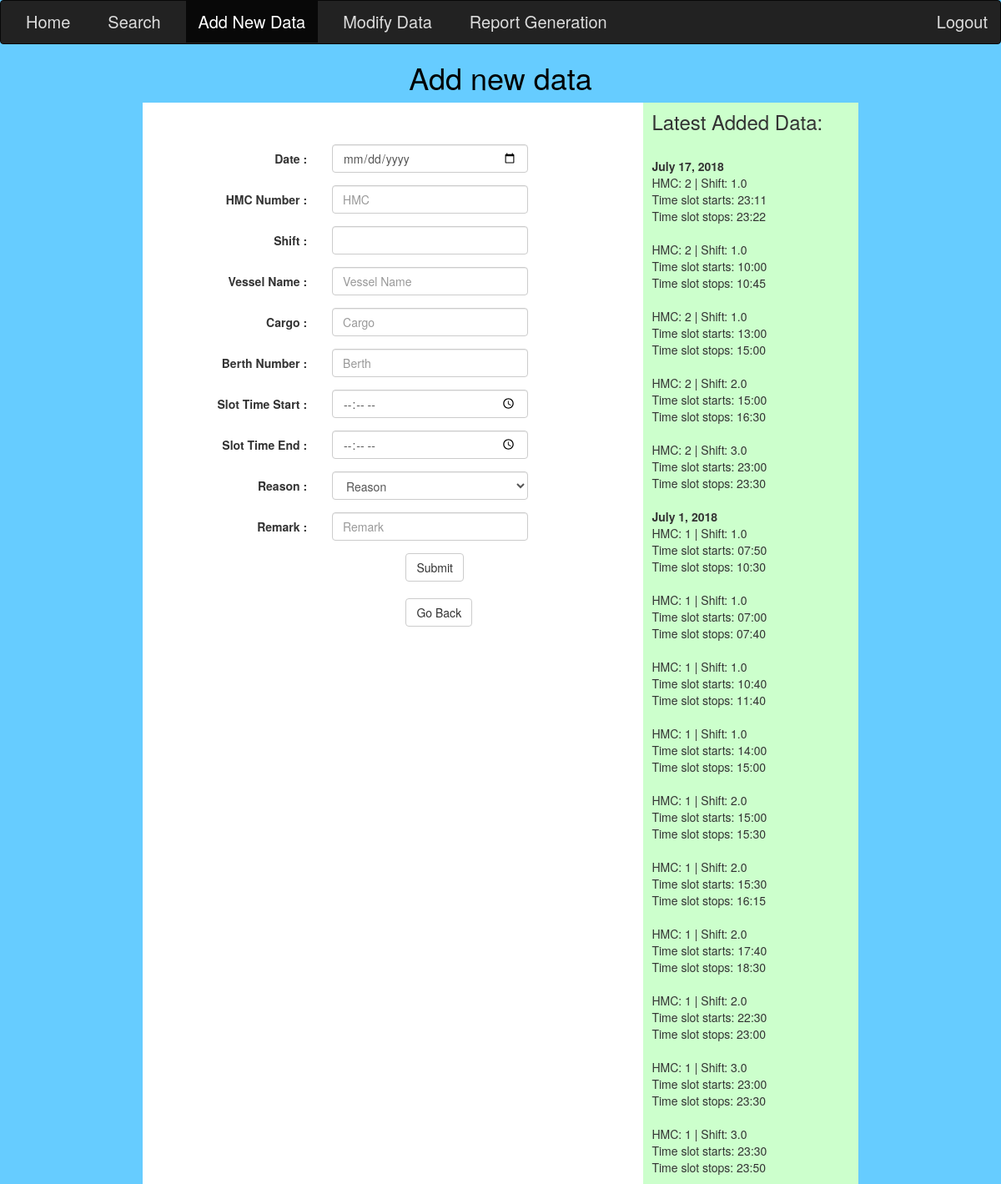
The app's page /main/add/ (signed in) with its own data.
### report/models.py (models this page shows, shortened)
class Date(models.Model):
    date = models.DateField('Date', null = True)

class Slot(models.Model):
    shift = models.ForeignKey(Shift, on_delete = models.CASCADE)
    time_slot_start = models.TimeField('Time of start')
    time_slot_stop = models.TimeField('Time of stop')
    reason = models.CharField(default ='NO', max_length = 10)
    remark = models.CharField(default ='Nothing', max_length = 200)
    def get_time_slot_start(self):
        return self.time_slot_start.strftime("%H:%M")
    def get_time_slot_stop(self):
        return self.time_slot_stop.strftime("%H:%M")

class Shift(models.Model):
    date = models.ForeignKey(Date, on_delete = models.CASCADE)
    hmc_number = models.IntegerField(default = 1)
    shift = models.FloatField(default = 1)
    diesel_start_percentage = models.FloatField(default = 100)
    diesel_end_percentage = models.FloatField(default = 0)
    diesel_start_hours = models.FloatField(default = 0)
    diesel_end_hours = models.FloatField(default = 0)
    total_tonnage_or_boxes = models.FloatField(default = 0)
    cycles = models.FloatField(default = 0)
    user =  models.ForeignKey(User , on_delete= models.CASCADE)
    shift_end_flag = models.IntegerField(default = 0) #if it is 0 then shift hasn't been ended

### report/views.py (the view)
# urls.py: path('add/', views.add, name = 'add'),
@login_required(login_url = '/account/login/')
def add(request):
    if request.user.has_perm('report.add_date'):
        form1 = DateForm(request.POST)
        form2 = ShiftForm(request.POST)
        form3 = VesselForm(request.POST)
        form4 = SlotForm(request.POST)
        if request.method == 'POST' :
            if  form1.is_valid() and form2.is_valid() and form3.is_valid() and form4.is_valid():
                date = form1.cleaned_data['date']
                hmc_number = form2.cleaned_data['hmc_number']
                shift = form2.cleaned_data['shift']
                vessel_name = form3.cleaned_data['vessel_name']
                vessel_cargo = form3.cleaned_data['vessel_cargo']
                berth_number = form3.cleaned_data['berth_number']
                time_slot_start = form4.cleaned_data['time_slot_start']
                time_slot_stop = form4.cleaned_data['time_slot_stop']
                reason = form4.cleaned_data['reason']
                remark = form4.cleaned_data['remark']
                if Date.objects.filter(date = date):       #if list is non empty it will proceed
                    date_data = Date.objects.filter(date = date)[0]
                else:
                    date_data = Date(
                        date = date
                        )
                    date_data.save()
                if Shift.objects.filter(date__date = date).filter(shift = shift).filter(hmc_number = hmc_number):
                    shift_data = Shift.objects.filter(date__date = date).filter(shift =shift).filter(hmc_number = hmc_number)[0]
                else:
                    shift_data = Shift(date = date_data, shift = shift, hmc_number = hmc_number, user = request.user)
                    shift_data.save()
                if shift_data.shift_end_flag == 0:
                    slot_data = Slot(shift = shift_data, time_slot_start = time_slot_start, time_slot_stop = time_slot_stop,
                    reason = reason, remark = remark)
                    slot_data.save()
                    vessel_data = Vessel(
                                    slot = slot_data,
                                    vessel_name = vessel_name,
                                    vessel_cargo = vessel_cargo,
                                    berth_number = berth_number
                                  )
                    vessel_data.save()
                    return render(request,'message.html',{'message':"Entry Saved!!!  **or Shift already existed"})
                else:
                    return render(request,'message.html',{'message':"Shift has already been ended.You can't add data again now."})
        else:
            form1 = DateForm()
            form2 = ShiftForm(initial ={'shift':1})
            form3 = VesselForm()
            form4 = SlotForm()
        dates = Date.objects.all().order_by('-date')[:2]
        return render(request, 'add.html', { 'form1': form1, 'form2': form2, 'form3': form3, 'form4': form4,'dates':dates})
    else:
        return render(request,'message.html',{'message':"You don't have permison to add data."})

### report/forms.py
class DateForm(forms.Form):
    date = forms.DateField(label = "Date", required = True)

class ShiftForm(forms.Form):
    hmc_number = forms.IntegerField(label = "HMC Number", required = True)
    shift = forms.IntegerField(label = "Shift Number", required = True)

### Templates/add.html (shortened to what this page needs)
<!DOCTYPE html>
<html>
{% load static %}
<head>
  <link rel="stylesheet" href="{% static "bootstrap.min.css" %}" >
</head>
<body>
<nav class="navbar navbar-inverse" style="font-size: 20px;">
  <div class="container-fluid">
    <ul  class="nav navbar-nav" style="margin-bottom: 0px; ">
      <li style="padding-right: 15px"  ><a href="{% url 'main' %}">Home</a></li>
       <li style="padding-right: 15px" > <a href="{% url 'search' %}">Search</a></li>
        <li style="padding-right: 15px" class="active"><a href="{% url 'add_options' %}">Add New Data</a></li>
        <li style="padding-right: 15px"><a href="{% url 'modify_options' %}">Modify Data</a></li>
        <li style="padding-right: 15px"><a href="{% url 'report_options' %}">Report Generation</a></li>
    </ul>
    <ul class="nav navbar-nav navbar-right">
      <li><a href="{% url 'logout' %}"><span class="glyphicon glyphicon-log-out"></span> Logout</a></li>
    </ul>
  </div>
</nav>
<h1 id="title">Add new data</h1>
  <div class="container1">
  <div></div>
 <div class="data">
 <form class="form-horizontal" action="/main/add/" , method="post" onsubmit="return confirmation();">
    <div id="form" style="padding: 50px;">
    <div class="form-group">
      <label class="control-label col-sm-4" for="email">Date :</label>
      <div class="col-sm-6">
        <input type="date" class="form-control" id="date" placeholder="Date" name="date" required>
      </div>
    </div>
    <div class="form-group">
      <label class="control-label col-sm-4" >HMC Number :</label>
      <div class="col-sm-6">
        <input type="number" class="form-control" id="hmc_number" placeholder="HMC" name="hmc_number" min="1" max="2" required>
      </div>
    </div>
    <div class="form-group">
      <label class="control-label col-sm-4" >Shift :</label>
      <div class="col-sm-6">
        <input type="number" class="form-control" id="shift"  name="shift" min="1" max="3"  required>
      </div>
    </div>
    <div class="form-group">
      <label class="control-label col-sm-4" >Vessel Name :</label>
      <div class="col-sm-6">
        <input type="text" class="form-control" id="vessel_name" placeholder="Vessel Name" name="vessel_name"  required>
      </div>
    </div>
    <div class="form-group">
      <label class="control-label col-sm-4" >Cargo :</label>
      <div class="col-sm-6">
        <input type="text" class="form-control" id="vessel_cargo" placeholder="Cargo" name="vessel_cargo"  required>
      </div>
    </div>
    <div class="form-group">
      <label class="control-label col-sm-4" >Berth Number : </label>
      <div class="col-sm-6">
        <input type="number" class="form-control" id="berth_number" placeholder="Berth" name="berth_number"  min="1" max="11"  required>
      </div>
    </div>
    <div class="form-group">
        <label class="control-label col-sm-4" > Slot Time Start :</label>
        <div class="col-sm-6">
          <input type="time" class="form-control" id="time_slot_start" placeholder="Slot Time Start" name="time_slot_start" min="0:00" max="24:00" required>
        </div>
      </div>
    <div class="form-group">
        <label class="control-label col-sm-4" >Slot Time End :</label>
        <div class="col-sm-6">
          <input type="time" class="form-control" id="time_slot_stop" placeholder="Slot Time End " name="time_slot_stop" min="0:00" max="24:00" required>
        </div>
      </div>
    <div class="form-group">
        <label class="control-label col-sm-4" > Reason :</label>
        <div class="col-sm-6">
          <select type="button" class="form-control" id="dropdown" id="reason" placeholder="Reason" name="reason" required>
                    <option value="">Reason</option>
            </select>
        </div>
      </div>
    <div class="form-group">
      <label class="control-label col-sm-4" > Remark :</label>
      <div class="col-sm-6">
        <input type="text" class="form-control" id="remark" placeholder="Remark" name="remark" style="height: 200%;" required>
      </div>
    </div>
 <div class="form-group">
      <div class="col-sm-offset-6 col-sm-6">
          <button type="submit" class="btn btn-default">Submit</button>
  <br><br>
          <button class="btn btn-default"  onclick="goBack()">Go Back</button>
      </div>
    </div>
    </div>
</form>
</div>
    <div class="data_e">
        <h3 style = "margin: 10px"> Latest Added Data: </h3>
        <p style = "margin-left: 10px"> {% for date in dates %} <br>
            <span stype = "font-size: 17px"> <b> {{ date.date }} </b> </span>
            {% for shift in date.shift_set.all %}
                {% for slot in shift.slot_set.all %} <br>
                    HMC: {{ shift.hmc_number }} | Shift: {{ shift.shift }} <br>
                    Time slot starts: {{ slot.get_time_slot_start }} <br>
                    Time slot stops: {{ slot.get_time_slot_stop }} <br>
                {% endfor %}
            {% endfor %}
        {% endfor %}
        </p>
    </div>
</div>
</body>
</html>

### Templates/add.html (style rules this page uses)
body { background-color: #66CCFF; }
.navbar-inverse { margin-bottom: px; }
h1 { color: black; font-style: bold; text-align: center; }
.navbar-inverse .navbar-nav > li > a { color: #ddd; }
.container1 { float: center; display: grid; grid-template-columns: 2fr 7fr 3fr 2fr; width: 100%; }
.data_e { background-color: #CCFFCC ; }
.data { background-color: white; }

### records on screen
Date: date "July 17, 2018"
Shift: hmc_number "2", shift "1.0"
Slot: get_time_slot_start "23:11", get_time_slot_stop "23:22"
Slot: get_time_slot_start "10:00", get_time_slot_stop "10:45"
Slot: get_time_slot_start "13:00", get_time_slot_stop "15:00"
Shift: hmc_number "2", shift "2.0"
Slot: get_time_slot_start "15:00", get_time_slot_stop "16:30"
Shift: hmc_number "2", shift "3.0"
Slot: get_time_slot_start "23:00", get_time_slot_stop "23:30"
Date: date "July 1, 2018"
Shift: hmc_number "1", shift "1.0"
Slot: get_time_slot_start "07:50", get_time_slot_stop "10:30"
Slot: get_time_slot_start "07:00", get_time_slot_stop "07:40"
Slot: get_time_slot_start "10:40", get_time_slot_stop "11:40"
Slot: get_time_slot_start "14:00", get_time_slot_stop "15:00"
Shift: hmc_number "1", shift "2.0"
Slot: get_time_slot_start "15:00", get_time_slot_stop "15:30"
Slot: get_time_slot_start "15:30", get_time_slot_stop "16:15"
Slot: get_time_slot_start "17:40", get_time_slot_stop "18:30"
Slot: get_time_slot_start "22:30", get_time_slot_stop "23:00"
Shift: hmc_number "1", shift "3.0"
Slot: get_time_slot_start "23:00", get_time_slot_stop "23:30"
Slot: get_time_slot_start "23:30", get_time_slot_stop "23:50"
